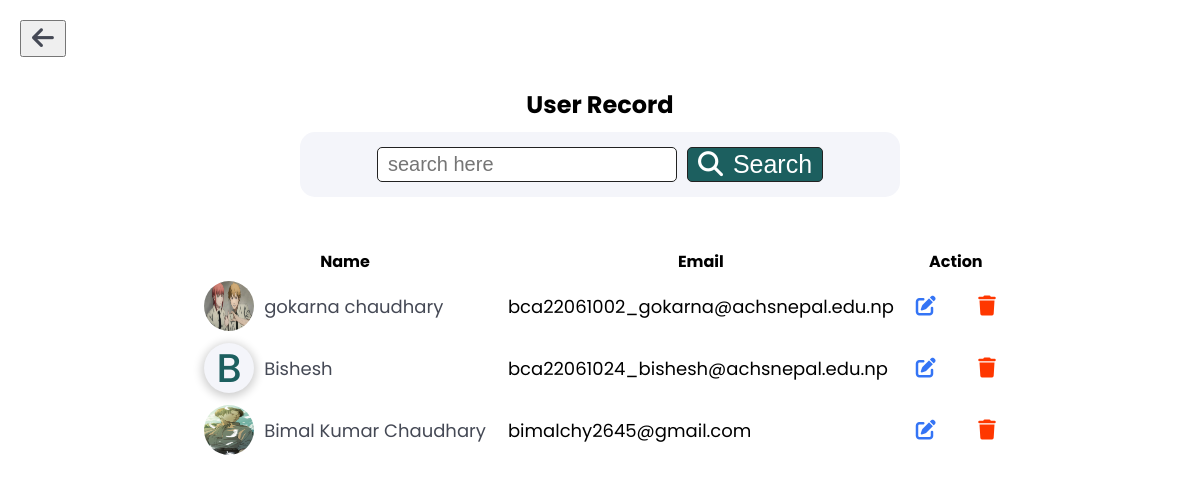
/users_record.php, run on the app's committed database.
### tables this page shows
CREATE TABLE `user` (
  `uid` int(11) NOT NULL,
  `user_image` varchar(255) DEFAULT NULL,
  `user_name` varchar(255) NOT NULL,
  `user_email` varchar(255) NOT NULL,
  `user_password` varchar(255) NOT NULL,
  `role` varchar(255) NOT NULL DEFAULT 'user'
);

### users_record.php (the view, shortened to what this page needs)
<!DOCTYPE html>
<html lang="en">
<head>
    <link rel="stylesheet" href="https://cdnjs.cloudflare.com/ajax/libs/font-awesome/6.5.1/css/all.min.css" />
</head>
<body>
    <div class="details_wrapper">
        <button><a href="admin_dashboard.php"><i class="fa-solid fa-arrow-left"></i></a></button>
        <div class="details_container">
            <h2>User Record</h2>
            <div class="search">
                <input type="text" placeholder="search here">
                <button><i class="fa-solid fa-magnifying-glass"></i>Search</button>
            </div>
            <div class="user_details">
                <table>
                    <tr>
                        <th>Name</th>
                        <th>Email</th>
                        <th>Action</th>
                    </tr>
                    <?php
                    include ('connection.php');
                    $select_users = "SELECT * FROM user";
                    $select_data = mysqli_query($conn, $select_users);
                    if (mysqli_num_rows($select_data)) {
                        while ($result_user = mysqli_fetch_assoc($select_data)) {
                            ?>
                            <tr>
                                <td>
                                    <div class="user_data">
                                        <?php
                                        if ($result_user['user_image'] == null || $result_user['user_image'] == '') {
                                            ?>
                                            <div class="letter">
                                                <?php echo substr($result_user['user_name'], 0, 1); ?>
                                            </div>
                                            <?php
                                        } else {
                                            ?>
                                            <img src="<?php echo $result_user['user_image'] ?>">
                                            <?php
                                        }
                                        ?>
                                        <p><?php echo $result_user['user_name'] ?></p>
                                    </div>
                                </td>
                                <td>
                                    <div class="user_data">
                                        <?php echo $result_user['user_email'] ?>
                                    </div>
                                </td>
                                <td>
                                    <div class="action_btn">
                                        <a href="update_user.php?user_id=<?php echo $result_user['uid']?>"><i class="fa-solid fa-pen-to-square" id="edit_button"></i></a>
                                        <a href="delete_user.php?user_id=<?php echo $result_user['uid']?>"><i class="fa-solid fa-trash" id="delete_button" onclick='return confirmationUser()' name="delete_btn"></i></a>
                                    </div>
                                </td>
                            </tr>
                            <?php
                        }
                    }
                    ?>
                </table>
            </div>
        </div>
    </div>
</body>
</html>

### users_record.php (style rules this page uses)
:root { --primaryColor: #1c5f5f; --secondaryColor: #d6e7d5; --bodyColor: #edeef3; --lightGreyColor: #f4f5fa; --whiteColor: #ffffff; --blackColor: #222; --lightBlackColor: #454955; --darkPurpleColor: #2c2f4e; --redColor: rgb(255, 55, 0); --greenColor: rgb(89, 183, 110); --lightBlue: rgb(52, 116, 245); }
* { padding: 0; margin: 0; box-sizing: border-box; }
body { font-family: poppins; background-color: var(--whiteColor); }
.details_wrapper { padding: 20px; }
.details_container { padding: 20px; display: flex; justify-content: center; align-items: center; flex-direction: column; }
.details_container h2 { display: flex; justify-content: center; margin: 10px 0; }
.user_details { display: flex; justify-content: center; margin-top: 50px; }
.user_data img { width: 50px; height: 50px; border-radius: 100px; }
.letter { background-color: var(--lightGreyColor); width: 50px; height: 50px; border-radius: 100px; font-size: 40px; display: flex; justify-content: center; align-items: center; color: var(--primaryColor); box-shadow: rgba(1, 1, 1, 0.2) 0px 2px 10px 2px; font-weight: 500; }
.user_data { display: flex; font-size: 18px; padding: 5px 10px; align-items: center; }
.user_data p { font-size: 18px; color: var(--lightBlackColor); margin-left: 10px; }
.action_btn { display: flex; font-size: 20px; align-items: center; justify-content: space-between; padding: 5px 10px; width: 100px; }
a { text-decoration: none; }
#edit_button { color: var(--lightBlue); }
#delete_button { color: var(--redColor); }
.search { background-color: var(--lightGreyColor); padding: 15px; border-radius: 15px; display: flex; justify-content: center; width: 600px; }
.search input { font-size: 20px; border-radius: 5px; padding: 5px 10px; border: 1px solid var(--blackColor); width: 300px; }
.search button { font-size: 20px; margin-left: 10px; border-radius: 5px; border: 1px solid var(--blackColor); padding: 5px 10px; background-color: var(--primaryColor); color: var(--whiteColor); }
.search button i { margin-right: 10px; }
.details_wrapper button { font-size: 25px; padding: 2px 10px; }
.details_wrapper button a { color: var(--lightBlackColor); }

### data on the page
user: user_image (picture), user_name "gokarna chaudhary", user_email "bca22061002_gokarna@achsnepal.edu.np"
user: user_name "B", user_name "Bishesh", user_email "bca22061024_bishesh@achsnepal.edu.np"
user: user_image (picture), user_name "Bimal Kumar Chaudhary", user_email "bimalchy2645@gmail.com"
